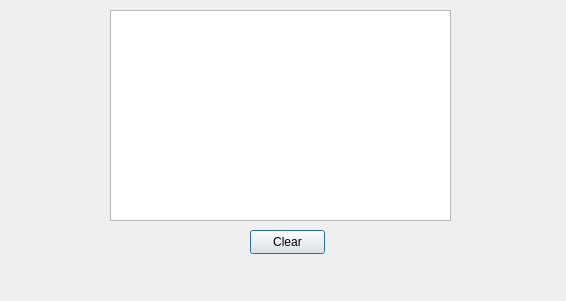
<?xml version="1.0" encoding="UTF-8"?>
<ui version="4.0">
 <class>Dialog</class>
 <widget class="QDialog" name="Dialog">
  <property name="geometry">
   <rect>
    <x>0</x>
    <y>0</y>
    <width>566</width>
    <height>301</height>
   </rect>
  </property>
  <property name="windowTitle">
   <string>Dialog</string>
  </property>
  <widget class="QTextEdit" name="textEdit">
   <property name="geometry">
    <rect>
     <x>110</x>
     <y>10</y>
     <width>341</width>
     <height>211</height>
    </rect>
   </property>
  </widget>
  <widget class="QPushButton" name="pushButton">
   <property name="geometry">
    <rect>
     <x>250</x>
     <y>230</y>
     <width>75</width>
     <height>24</height>
    </rect>
   </property>
   <property name="text">
    <string>Clear</string>
   </property>
  </widget>
 </widget>
 <resources/>
 <connections>
  <connection>
   <sender>pushButton</sender>
   <signal>clicked()</signal>
   <receiver>textEdit</receiver>
   <slot>clear()</slot>
   <hints>
    <hint type="sourcelabel">
     <x>283</x>
     <y>233</y>
    </hint>
    <hint type="destinationlabel">
     <x>285</x>
     <y>155</y>
    </hint>
   </hints>
  </connection>
 </connections>
</ui>
